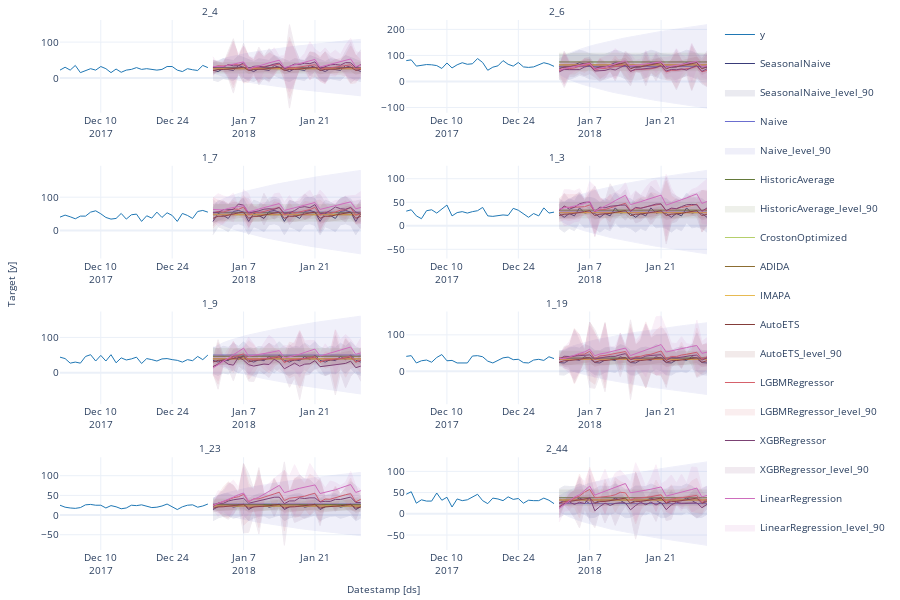

Here is the notebook cell this chart was saved with:
### Code cell
sf.plot(Y_df, fcst_df, max_insample_length=30)
